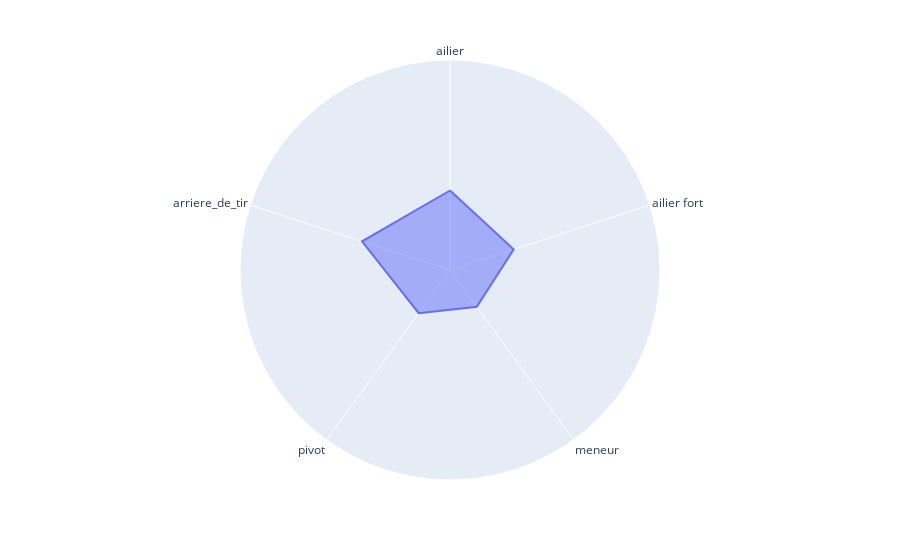

The code cell stored with this chart in its notebook:
### Code cell
# Cellule diagramme distance Steven Adams
#Prétraitements généraux

data_playoffs = pd.read_csv('2021-2022 NBA Player Stats - Playoffs.csv',encoding="latin-1",sep=";")
data_playoffs=data_playoffs.dropna().loc[:,['Player','Pos','DRB','STL','BLK','PF','FG%','3P%','2P%','FT%','ORB','AST']]

#récupération du joueur

player_name=input("choose player")
data_player=data_playoffs[data_playoffs['Player']==player_name]
data_player=data_player.loc[:,['Pos','DRB','STL','BLK','PF','FG%','3P%','2P%','FT%','ORB','AST']]
data_playoffs=data_playoffs.dropna().loc[:,['Pos','DRB','STL','BLK','PF','FG%','3P%','2P%','FT%','ORB','AST']]


#Divisions des données en fonction des postes

pivot = data_playoffs.loc[data_playoffs['Pos'] == 'C']
arriere_de_tir = data_playoffs.loc[data_playoffs['Pos'] == 'SG']
meneur = data_playoffs.loc[data_playoffs['Pos'] == 'PG']
ailier_fort = data_playoffs.loc[data_playoffs['Pos'] == 'PF']
ailier = data_playoffs.loc[data_playoffs['Pos'] == 'SF']

#Calcul des moyennes pour chaque poste
meanspivot={}
meansarriere={}
meansmeneur={}
meansailierf={}
meansailier={}

tableau2=[pivot,arriere_de_tir,meneur,ailier_fort,ailier]
tableau1 = ['DRB','STL','BLK','PF','FG%','3P%','2P%','FT%','ORB','AST']
    
#Normalisation des données

for j in tableau2:
    for i in tableau1:
        j[i]=(j[i]-data_playoffs[i].min())/(data_playoffs[i].max()-data_playoffs[i].min())
        data_player[i]=(data_player[i]-data_playoffs[i].min())/(data_playoffs[i].max()-data_playoffs[i].min())



#Calcul de distances
    

def distance(joueur, poste):
    d=0
    for i in tableau1:
        d+=(joueur[i].mean()-poste[i].mean())**2
    d=np.sqrt(d)
    return d
    
r1=distance(data_player,ailier)
r2=distance(data_player,ailier_fort)
r3=distance(data_player,meneur)
r4=distance(data_player,pivot)
r5=distance(data_player,arriere_de_tir)
    
r=[1-r1,1-r2,1-r3,1-r4,1-r5]


#Affichage du graphe
    
fig=px.line_polar(r,r=r,theta=['ailier','ailier fort','meneur','pivot','arriere_de_tir'],line_close=True)
fig.update_traces(fill='toself')
fig.update_layout(
    polar=dict(
        radialaxis=dict(
            visible=False,
            range=[0, 1]
        )),
    showlegend=False,
)
fig.show()

### Figure 1 — Plotly figure (JSON) as saved in the notebook; plotly's stock layout.template omitted (floating-point values rounded to 4 significant figures)
{"data": [{"fill": "toself", "hovertemplate": "r=%{r}<br>theta=%{theta}<extra></extra>", "legendgroup": "", "line": {"color": "#636efa", "dash": "solid"}, "marker": {"symbol": "circle"}, "mode": "lines", "name": "", "r": [0.3786, 0.3188, 0.2165, 0.2538, 0.4406, 0.3786], "showlegend": false, "subplot": "polar", "theta": ["ailier", "ailier fort", "meneur", "pivot", "arriere_de_tir", "ailier"], "type": "scatterpolar"}], "layout": {"legend": {"tracegroupgap": 0}, "margin": {"t": 60}, "polar": {"angularaxis": {"direction": "clockwise", "rotation": 90}, "domain": {"x": [0, 1], "y": [0, 1]}, "radialaxis": {"range": [0, 1], "visible": false}}, "showlegend": false}}
